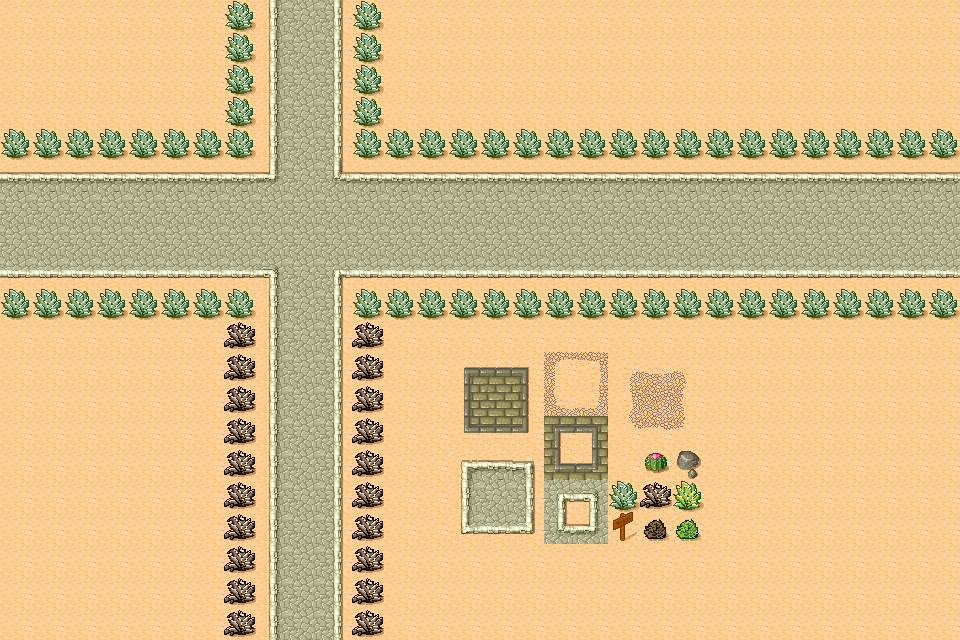

Rendered tile map (Tiled .tmx) drawn with the repository's tilesets; below, a short description and the full map source, tile grids included:
An orthogonal 30x20 tile map with 32x32 px tiles, 1 tile layer (块层 1).

<map version="1.0" tiledversion="1.1.4" orientation="orthogonal" renderorder="right-down" width="30" height="20" tilewidth="32" tileheight="32" infinite="0" nextobjectid="1">
 <tileset firstgid="1" source="12.tsx" />
 <layer name="块层 1" width="30" height="20">
  <data encoding="csv">
30,30,30,30,30,30,30,38,33,34,35,38,30,30,30,30,30,30,30,30,30,30,30,30,30,30,30,30,30,30,
30,30,30,30,30,30,30,38,33,34,35,38,30,30,30,30,30,30,30,30,30,30,30,30,30,30,30,30,30,30,
30,30,30,30,30,30,30,38,33,34,35,38,30,30,30,30,30,30,30,30,30,30,30,30,30,30,30,30,30,30,
30,30,30,30,30,30,30,38,33,34,35,38,30,30,30,30,30,30,30,30,30,30,30,30,30,30,30,30,30,30,
38,38,38,38,38,38,38,38,33,34,35,38,38,38,38,38,38,38,38,38,38,38,38,38,38,38,38,38,38,38,
26,26,26,26,26,26,26,26,45,34,44,26,26,26,26,26,26,26,26,26,26,26,26,26,26,26,26,26,26,26,
34,34,34,34,34,34,34,34,34,34,34,34,34,34,34,34,34,34,34,34,34,34,34,34,34,34,34,34,34,34,
34,34,34,34,34,34,34,34,34,34,34,34,34,34,34,34,34,34,34,34,34,34,34,34,34,34,34,34,34,34,
42,42,42,42,42,42,42,42,37,34,36,42,42,42,42,42,42,42,42,42,42,42,42,42,42,42,42,42,42,42,
38,38,38,38,38,38,38,38,33,34,35,38,38,38,38,38,38,38,38,38,38,38,38,38,38,38,38,38,38,38,
30,30,30,30,30,30,30,39,33,34,35,39,30,30,30,30,30,30,30,30,30,30,30,30,30,30,30,30,30,30,
30,30,30,30,30,30,30,39,33,34,35,39,30,30,1,2,3,4,5,6,7,8,30,30,30,30,30,30,30,30,
30,30,30,30,30,30,30,39,33,34,35,39,30,30,9,10,11,12,13,14,15,16,30,30,30,30,30,30,30,30,
30,30,30,30,30,30,30,39,33,34,35,39,30,30,17,18,19,20,21,22,23,24,30,30,30,30,30,30,30,30,
30,30,30,30,30,30,30,39,33,34,35,39,30,30,25,26,27,28,29,30,31,32,30,30,30,30,30,30,30,30,
30,30,30,30,30,30,30,39,33,34,35,39,30,30,33,34,35,36,37,38,39,40,30,30,30,30,30,30,30,30,
30,30,30,30,30,30,30,39,33,34,35,39,30,30,41,42,43,44,45,46,47,48,30,30,30,30,30,30,30,30,
30,30,30,30,30,30,30,39,33,34,35,39,30,30,30,30,30,30,30,30,30,30,30,30,30,30,30,30,30,30,
30,30,30,30,30,30,30,39,33,34,35,39,30,30,30,30,30,30,30,30,30,30,30,30,30,30,30,30,30,30,
30,30,30,30,30,30,30,39,33,34,35,39,30,30,30,30,30,30,30,30,30,30,30,30,30,30,30,30,30,30
</data>
 </layer>
</map>
